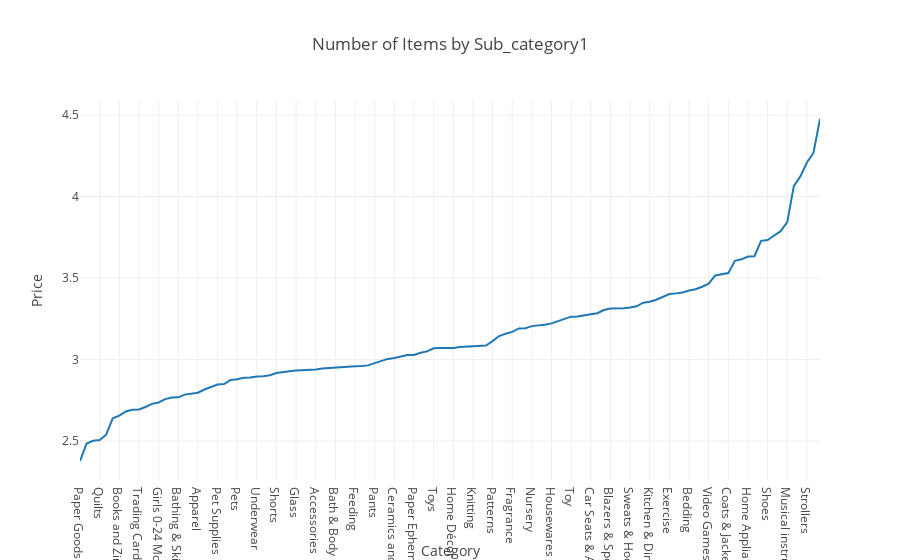

Notebook source saved alongside this figure:
### Code cell
trace1 = go.Scatter(x = x_mean, y = np.log(y_mean))
layout = dict(title= 'Number of Items by Sub_category1',
              yaxis = dict(title='Price'),
              xaxis = dict(title='Category'))
fig=dict(data=[trace1], layout= layout)
py.iplot(fig)

### Figure 1 — Plotly figure (JSON) as saved in the notebook; plotly's stock layout.template omitted (floating-point values rounded to 4 significant figures)
{"data": [{"type": "scatter", "x": ["Paper Goods", "Geekery", "Magazines", "Quilts", "Children", "Artwork", "Books and Zines", "Media", "Art", "Trading Cards", "Others", "Needlecraft", "Girls 0-24 Mos", "Potty Training", "Holidays", "Bathing & Skin Care", "Books", "Health & Baby Care", "Apparel", "Office supplies", "Boys 0-24 Mos", "Pet Supplies", "Bath", "Fan Shop", "Pets", "Girls 2T-5T", "Storage & Organization", "Underwear", "Kids' Home Store", "Tops & Blouses", "Shorts", "Girls (4+)", "Makeup", "Glass", "Boys 2T-5T", "Seasonal Décor", "Accessories", "Tops", "Crochet", "Bath & Body", "Suits & Blazers", "Clothing", "Feeding", "Book", "Hair Care", "Pants", "Tools & Accessories", "Weddings", "Ceramics and Pottery", "Skin Care", "Pregnancy & Maternity", "Paper Ephemera", "Supplies", "Maternity", "Toys", "Skirts", "Automotive", "Home Décor", "Swimwear", "Candles", "Knitting", "Woodworking", "Music", "Patterns", "Cleaning Supplies", "Home Decor", "Fragrance", "Daily & Travel items", "Collectibles", "Nursery", "Antique", "Other", "Housewares", "No Label", "Serving", "Toy", "Jeans", "Sweaters", "Car Seats & Accessories", "Team Sports", "Electronics", "Blazers & Sport Coats", "Dolls and Miniatures", "Jewelry", "Sweats & Hoodies", "Boys (4+)", "Athletic Apparel", "Kitchen & Dining", "Outdoors", "Dresses", "Exercise", "Cell Phones & Accessories", "Gear", "Bedding", "Women's Accessories", "Diapering", "Video Games & Consoles", "Furniture", "Men's Accessories", "Coats & Jackets", "Safety", "Suits", "Home Appliances", "Car Audio, Video & GPS", "Golf", "Shoes", "Footwear", "TV, Audio & Surveillance", "Musical instruments", "Women's Handbags", "Bags and Purses", "Strollers", "Cameras & Photography", "Computers & Tablets"], "y": [2.377, 2.484, 2.502, 2.506, 2.539, 2.639, 2.656, 2.681, 2.691, 2.694, 2.708, 2.728, 2.737, 2.757, 2.766, 2.768, 2.785, 2.789, 2.796, 2.816, 2.833, 2.846, 2.85, 2.875, 2.878, 2.889, 2.889, 2.896, 2.897, 2.903, 2.917, 2.921, 2.928, 2.932, 2.933, 2.939, 2.939, 2.944, 2.948, 2.949, 2.955, 2.956, 2.958, 2.96, 2.964, 2.978, 2.991, 3.004, 3.01, 3.02, 3.027, 3.028, 3.042, 3.05, 3.069, 3.07, 3.07, 3.071, 3.077, 3.079, 3.08, 3.083, 3.086, 3.113, 3.144, 3.159, 3.17, 3.19, 3.192, 3.205, 3.208, 3.213, 3.222, 3.235, 3.25, 3.263, 3.264, 3.269, 3.278, 3.284, 3.304, 3.313, 3.313, 3.314, 3.319, 3.327, 3.349, 3.354, 3.367, 3.383, 3.401, 3.406, 3.412, 3.424, 3.432, 3.447, 3.466, 3.516, 3.521, 3.53, 3.605, 3.615, 3.632, 3.634, 3.728, 3.733, 3.761, 3.788, 3.843, 4.064, 4.124, 4.209, 4.268, 4.476]}], "layout": {"title": "Number of Items by Sub_category1", "xaxis": {"title": "Category"}, "yaxis": {"title": "Price"}}}
